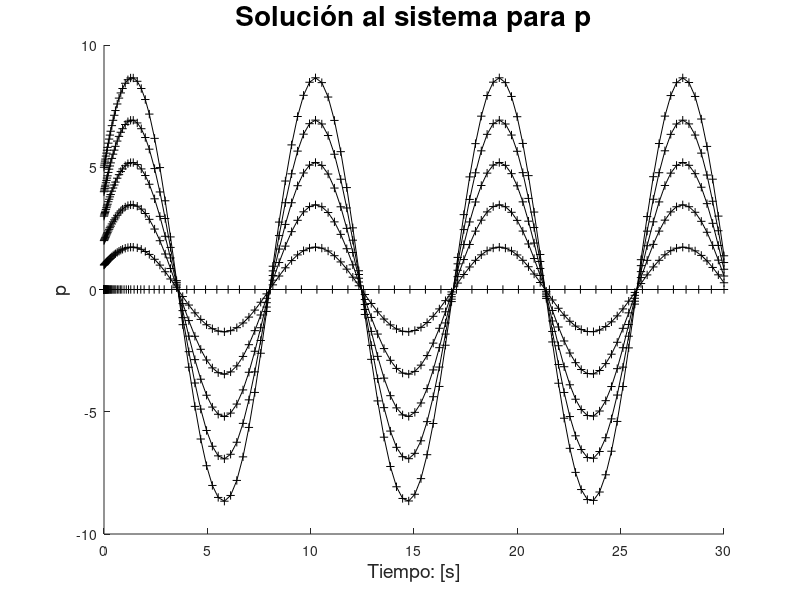
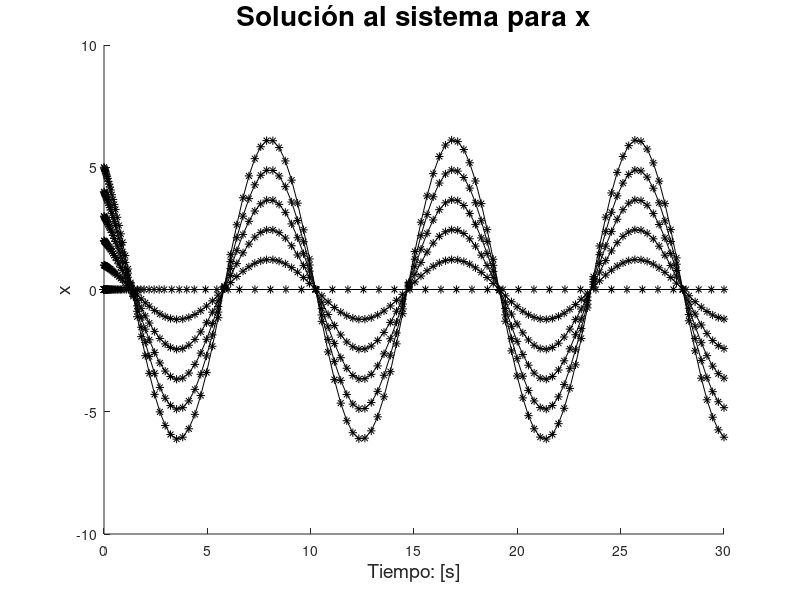
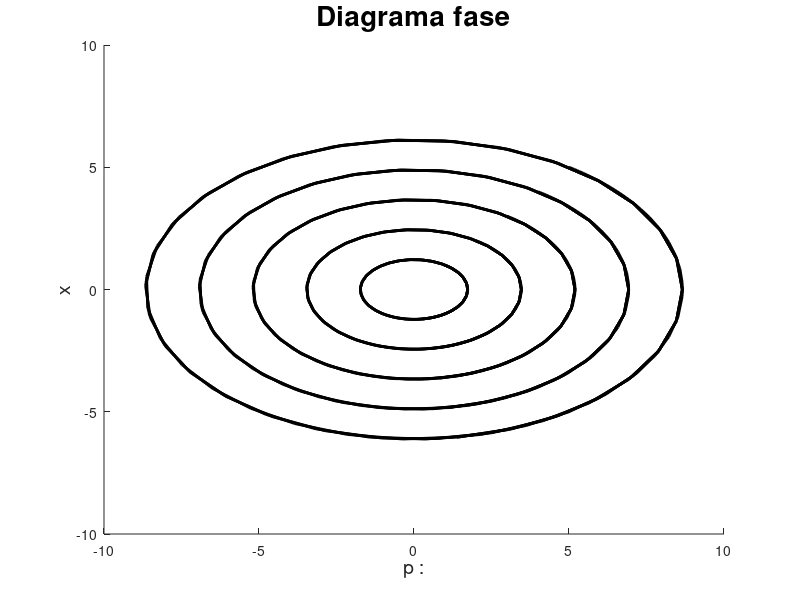

The MATLAB source for these figures, in order:
%%%%%%%%%%%%%%%%%%%%%%%%

% 2019-11-05

% HARMONIC OSCILLATOR HAMILTONIAN
% FROM SUSSKIND'S "THE THEORETICAL MINIMUM

% ISAAC AYALA

%%%%%%%%%%%%%%%%%%%%%%%%



% DATA

function HamiltonianHarmonicOscillator
  
  clc
  clear
  close all
  
  for n=0:1:5  % Initial condition range set from -10 to 10
    
    % Store initial conditions in matrix x0
    x0 =  [n;n;];
    
    % Use of ODE45 solver to numerically integrate the ODE
    [t,x]=ode45(@oscillator,[0 30],x0); % [time, state variables]
    
    
    figure(1) % Plot t, x(t)
    hold on
    plot(t,x(:,1),'-+k');
    
    xlabel('Tiempo: [s]','fontsize',14);
    ylabel('p','fontsize',14);
    title('Solución al sistema para p','fontsize',20)
    
    figure(2) % Plot t, y(t)
    hold on
    plot(t,x(:,2),'-*k');
    
    xlabel('Tiempo: [s]','fontsize',14);
    ylabel('x','fontsize',14);
    title('Solución al sistema para x','fontsize',20)
    
    
        
    figure(10) % Plot x(t), x'(t)
    hold on
    plot(x(:,1),x(:,2),'k','LineWidth',2);
    
    xlabel('p :','fontsize',14);
    ylabel("x",'fontsize',14);
    title('Diagrama fase','fontsize',20)
    
    hold off
endfor
  
  
endfunction

function dx = oscillator(~,x)
  k = 0.5;
  m = 1;
  
  %p = x(1);
  %q = x(2);
 
  
  %dx(1) = sqrt(k/m)*q; % p'
  %dx(2) = p/m; % q' 
  
  dx(2) = -k*x(1);
  dx(1) = x(2)/m;
  
  
endfunction




